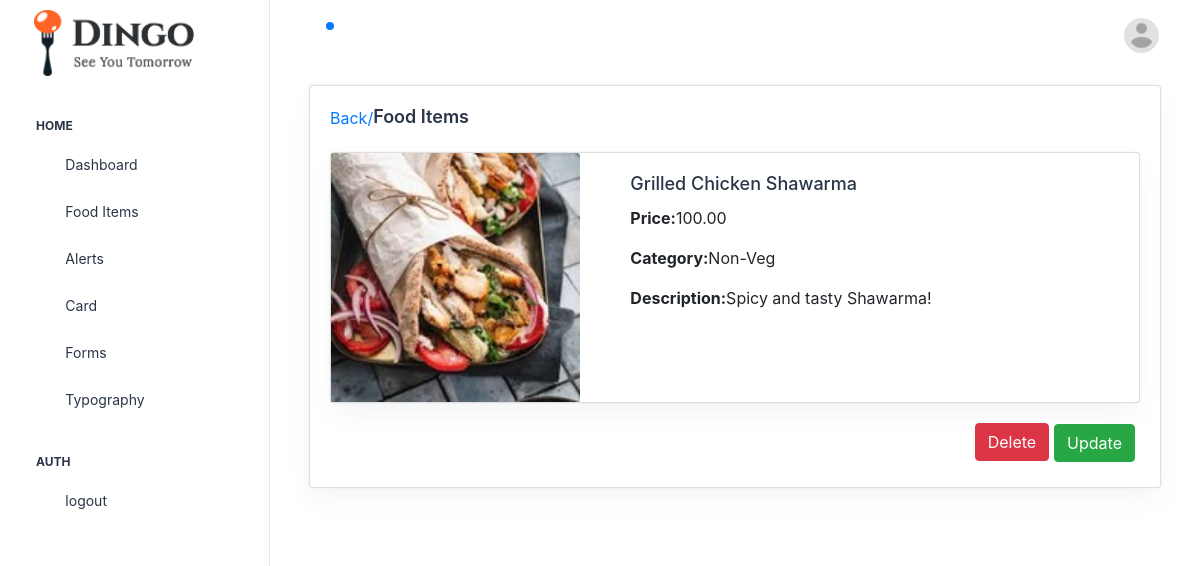
Page /admin_viewitems/4/ (signed in) on the committed database.
### DINGO_APP/models.py (models this page shows, shortened)
class Item(models.Model):
    item_id = models.CharField(max_length=10,null=True,blank=True,unique=True)
    name = models.CharField(max_length=255,null=True,blank=True)
    image = models.ImageField(upload_to='images/',null=True,blank=True)
    description = models.TextField(null=True,blank=True)
    category_type = models.IntegerField(choices=category_choice, null=True, blank=True)
    category = models.CharField(max_length=255,null=True,blank=True)
    price = models.DecimalField(max_digits=10,decimal_places=2,null=True,blank=True)

### DINGO_APP/views.py (the view)
# urls.py: path('admin_viewitems/<int:id>/', views.admin_viewitems, name='admin_viewitems'),
@login_required
def admin_viewitems(request,id):
    food_item = Item.objects.filter(id=id)
    return render(request,'admin_viewitems.html',{'food_item': food_item})

### Templates/admin_viewitems.html (shortened to what this page needs)
<!doctype html>
{% load static %}
<html lang="en">
<head>
  <link rel="stylesheet" href="{% static 'assets/css/styles.min.css' %}" />
  <link rel="stylesheet" href="{% static 'css/bootstrap.min.css' %}">
</head>
<body>
  <div class="page-wrapper" id="main-wrapper" data-layout="vertical" data-navbarbg="skin6" data-sidebartype="full"
    data-sidebar-position="fixed" data-header-position="fixed">
    <aside class="left-sidebar">
      <div>
        <div class="brand-logo d-flex align-items-center justify-content-between">
          <a href="{% url 'dashboard' %}" class="text-nowrap logo-img">
            <img src="{% static 'img/logo.png' %}" width="180" alt="" style="padding:10px;"/>
          </a>
        </div>
        <nav class="sidebar-nav scroll-sidebar" data-simplebar="">
          <ul id="sidebarnav">
            <li class="nav-small-cap">
              <span class="hide-menu">Home</span>
            </li>
            <li class="sidebar-item">
              <a class="sidebar-link" href="{% url 'dashboard' %}" aria-expanded="false">
                <span>
                  <i class="ti ti-layout-dashboard"></i>
                </span>
                <span class="hide-menu">Dashboard</span>
              </a>
            </li>
            <li class="sidebar-item">
              <a class="sidebar-link" href="{% url 'admin_fooditems' %}" aria-expanded="false">
                <span>
                  <i class="ti ti-shopping-cart"></i>
                </span>
                <span class="hide-menu">Food Items</span>
              </a>
            </li>
            <li class="sidebar-item">
              <a class="sidebar-link" href="./ui-alerts.html" aria-expanded="false">
                <span>
                  <i class="ti ti-alert-circle"></i>
                </span>
                <span class="hide-menu">Alerts</span>
              </a>
            </li>
            <li class="sidebar-item">
              <a class="sidebar-link" href="./ui-card.html" aria-expanded="false">
                <span>
                  <i class="ti ti-cards"></i>
                </span>
                <span class="hide-menu">Card</span>
              </a>
            </li>
            <li class="sidebar-item">
              <a class="sidebar-link" href="./ui-forms.html" aria-expanded="false">
                <span>
                  <i class="ti ti-file-description"></i>
                </span>
                <span class="hide-menu">Forms</span>
              </a>
            </li>
            <li class="sidebar-item">
              <a class="sidebar-link" href="./ui-typography.html" aria-expanded="false">
                <span>
                  <i class="ti ti-typography"></i>
                </span>
                <span class="hide-menu">Typography</span>
              </a>
            </li>
            <li class="nav-small-cap">
              <span class="hide-menu">AUTH</span>
            </li>
            <li class="sidebar-item">
              <a class="sidebar-link" href="{% url 'logout' %}" aria-expanded="false">
                <span>
                  <i class="ti ti-login"></i>
                </span>
                <span class="hide-menu">logout</span>
              </a>
            </li>
          </ul>
        </nav>
      </div>
    </aside>
    <div class="body-wrapper">
      <header class="app-header">
        <nav class="navbar navbar-expand-lg navbar-light">
          <ul class="navbar-nav">
            <li class="nav-item">
              <a class="nav-link nav-icon-hover" href="javascript:void(0)">
                <i class="ti ti-bell-ringing"></i>
                <div class="notification bg-primary rounded-circle"></div>
              </a>
            </li>
          </ul>
          <div class="navbar-collapse justify-content-end px-0" id="navbarNav">
            <ul class="navbar-nav flex-row ms-auto align-items-center justify-content-end">
              <li class="nav-item dropdown">
                <a class="nav-link nav-icon-hover" href="javascript:void(0)" id="drop2" data-bs-toggle="dropdown"
                  aria-expanded="false">
                  <img src="{% static 'img/profile.png' %}" alt="" width="35" height="35" class="rounded-circle">
                </a>
              </li>
            </ul>
          </div>
        </nav>
      </header>
      <div class="container-fluid">
        <div class="container-fluid">
          <div class="card">
            {% for i in food_item %}
            <div class="card-body">
              <div class="d-flex">
                <a href="{% url 'admin_fooditems' %}">Back/</a>
                <h5 class="card-title fw-semibold mb-4">Food Items</h5>
              </div>
              <div class="card mb-3">
                <div class="row g-0">
                  <div class="col-md-4">
                    <img src="{{ i.image.url }}" class="card-img-top" alt="..." style="height: -webkit-fill-available;" >
                  </div>
                  <div class="col-md-8">
                    <div class="card-body">
                      <h5 class="card-title">{{ i.name }}</h5>
                      <p><strong>Price:</strong>{{ i.price }}</p>
                      <p><strong>Category:</strong>{{ i.category }}</p>
                      <p class="card-text"><strong>Description:</strong>{{ i.description}}</p>
                    </div>
                  </div>
                </div>
              </div>
              <div class="d-flex" style="float: right;">
                <div >
                  <form method="POST" action="{% url 'admin_deleteitems' i.id %}" onsubmit="return confirm('Do you really want to delete this?');">
                    <button type="submit" class="btn mt-1 delete-link btn-danger"  >Delete</button>
                  </form>
                </div>
                <div>
                     <button type="button" class="btn btn-success" data-toggle="modal" data-target="#update" style="float: right;margin: 5px;">Update</button>
                </div>
              </div>
              {% endfor %}
            </div>
          </div>
        </div>
      </div>
    </div>
  </div>
</body>
</html>

### rows in the picture
Item: image (picture), name "Grilled Chicken Shawarma", price "100.00", category "Non-Veg", description "Spicy and tasty Shawarma!"
